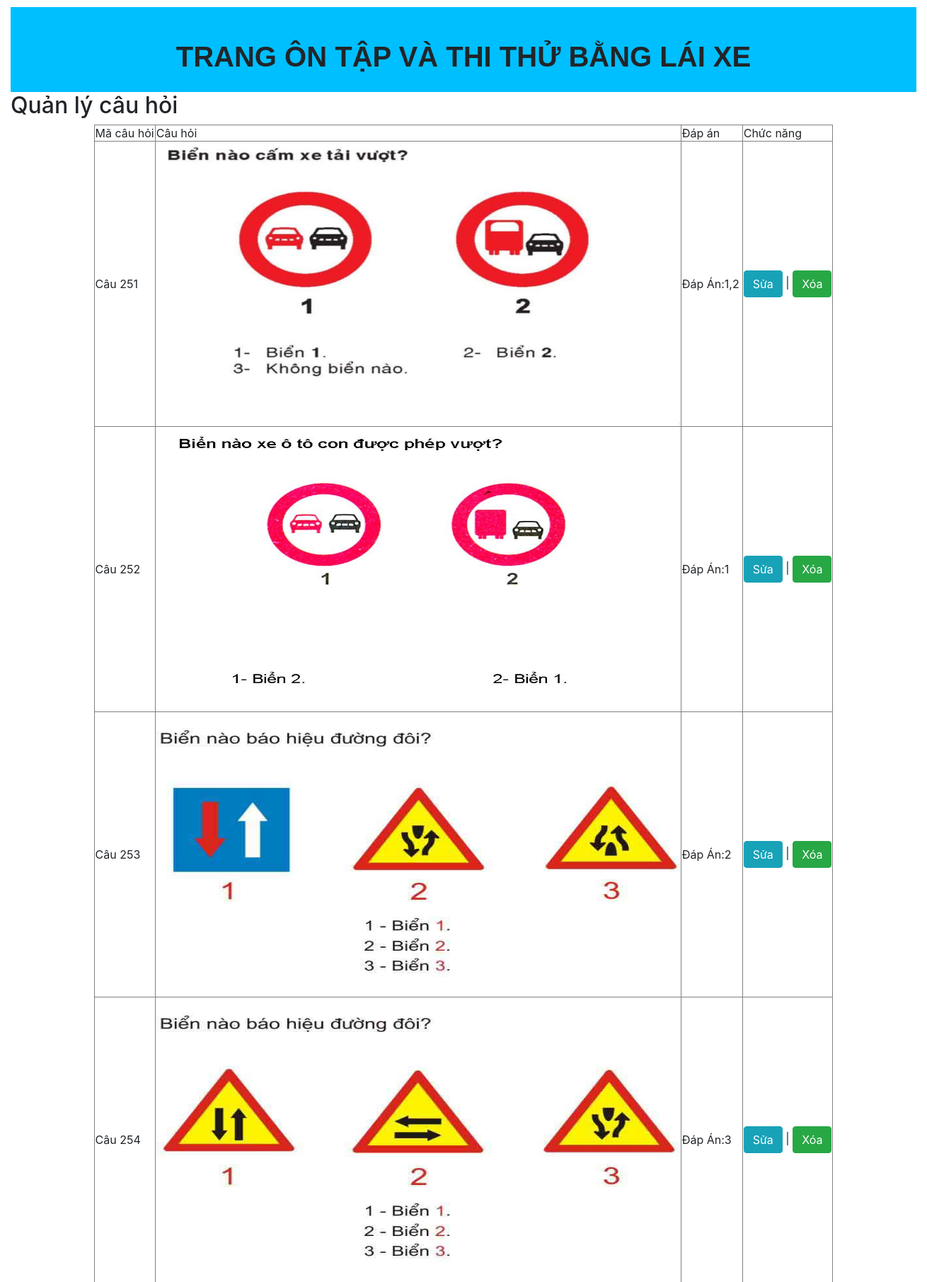
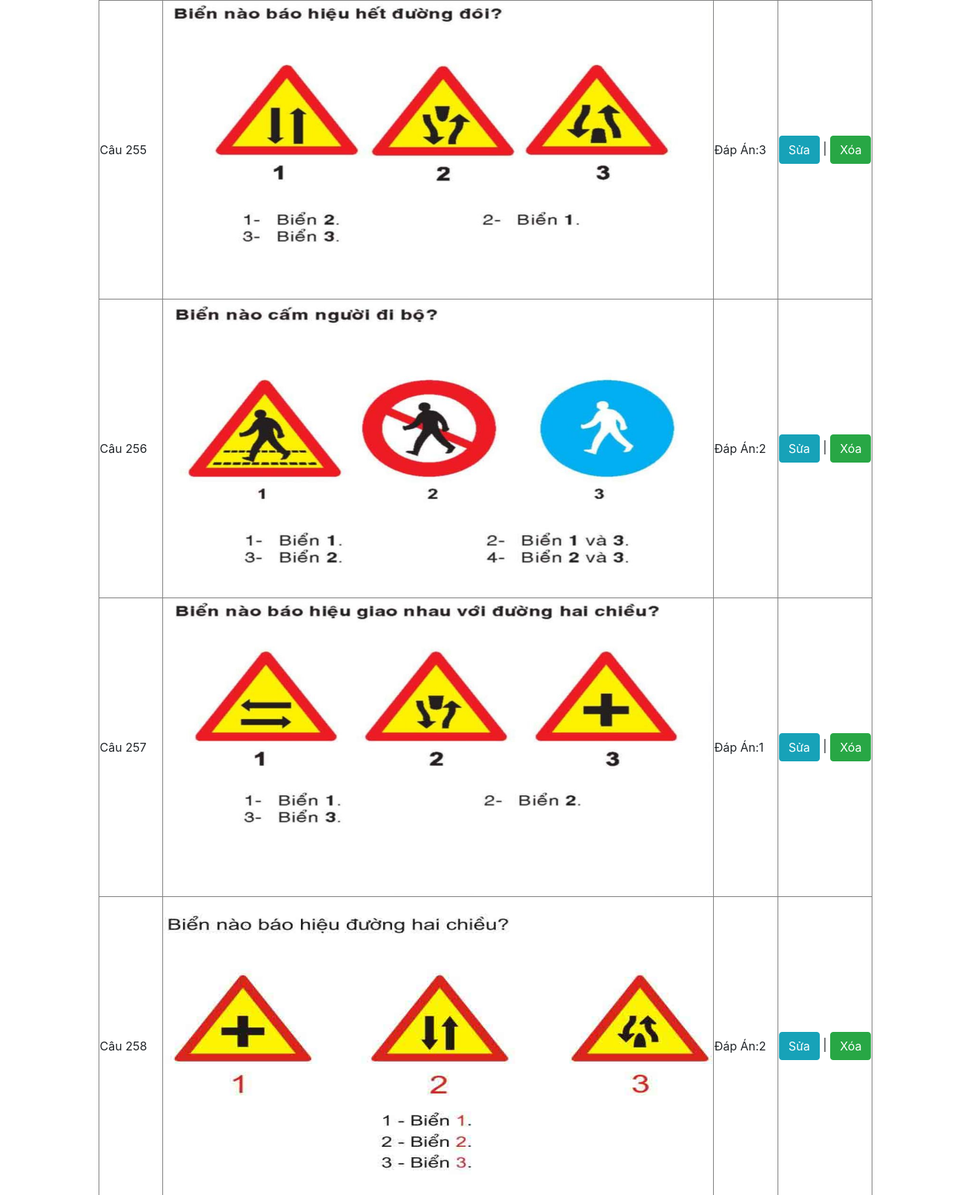
Page /qlycauhoi2.php?trangchon=5 (upper part) on the committed database (2 pictures, top to bottom).
### tables this page shows
CREATE TABLE IF NOT EXISTS `cauhoimoto` (
  `id` varchar(30) NOT NULL,
  `cauhoi` longblob NOT NULL,
  `dapandung1` varchar(11) NOT NULL,
  PRIMARY KEY (`id`)
);

### qlycauhoi2.php (the view, shortened to what this page needs)
<html>
	<head>
		<link rel="stylesheet" href="https://stackpath.bootstrapcdn.com/bootstrap/4.3.1/css/bootstrap.min.css">
	</head>
	<body>
		<div id="phandau">
			<p>TRANG ÔN TẬP VÀ THI THỬ BẰNG LÁI XE</p>
		</div>
		<div id="tieude">
			<h2>Quản lý câu hỏi</h2>
		</div>
		<div id="hienthi">
				<?php
			$sodongtrentrang=50;
			$kn=mysqli_connect("localhost","root","","banglaixe");
			mysqli_set_charset($kn, 'UTF8');
			if(isset($_GET['trangchon']))
			{
				$trang=$_GET['trangchon'];
			}
			else
			{
				$trang=0;
			}
			$vt=$trang*$sodongtrentrang;
			$caulenhphantrang="select * from cauhoimoto LIMIT $vt, $sodongtrentrang";
			$kqpt=mysqli_query($kn,$caulenhphantrang);
			echo "<table align='center' border='1'>";
			echo "<tr>
					<td>Mã câu hỏi</td>
					<td>Câu hỏi</td>
					<td>Đáp án</td>
					<td>Chức năng</td>
				</tr>";
			while($row=mysqli_fetch_array($kqpt))
			{
				$cau=$row['cauhoi'];
				$id=$row['id'];
				echo "<tr><td>Câu ".$row['id']."</td>
						<td><img src='/BT/365 câu/$cau'/height='400' width='740'></td>
						<td>Đáp Án:". $row['dapandung1']."</td>
						<td><a href='sua1.php?id=$id'><button type='button' class='btn btn-info'>Sửa</button></a> | <a href='xoa1.php?id=$id'><button type='button' class='btn btn-success'>Xóa</button></a></td></tr>";
			}
			echo "</table>";
				?>
		</div>
	</body>
</html>

### qlycauhoi2.php (style rules this page uses)
body { width: 1300px; padding: 10px; margin: 0 auto; }
#phandau { height: 120px; background-color: #00BFFF; }
#phandau p { font-family: Arial; font-size: 40px; font-weight: bold; text-align: center; padding: 40px; }

### rows in the picture
cauhoimoto: id "251", cauhoi (picture), dapandung1 "1,2"
cauhoimoto: id "252", cauhoi (picture), dapandung1 "1"
cauhoimoto: id "253", cauhoi (picture), dapandung1 "2"
cauhoimoto: id "254", cauhoi (picture), dapandung1 "3"
cauhoimoto: id "255", cauhoi (picture), dapandung1 "3"
cauhoimoto: id "256", cauhoi (picture), dapandung1 "2"
cauhoimoto: id "257", cauhoi (picture), dapandung1 "1"
cauhoimoto: id "258", cauhoi (picture), dapandung1 "2"
